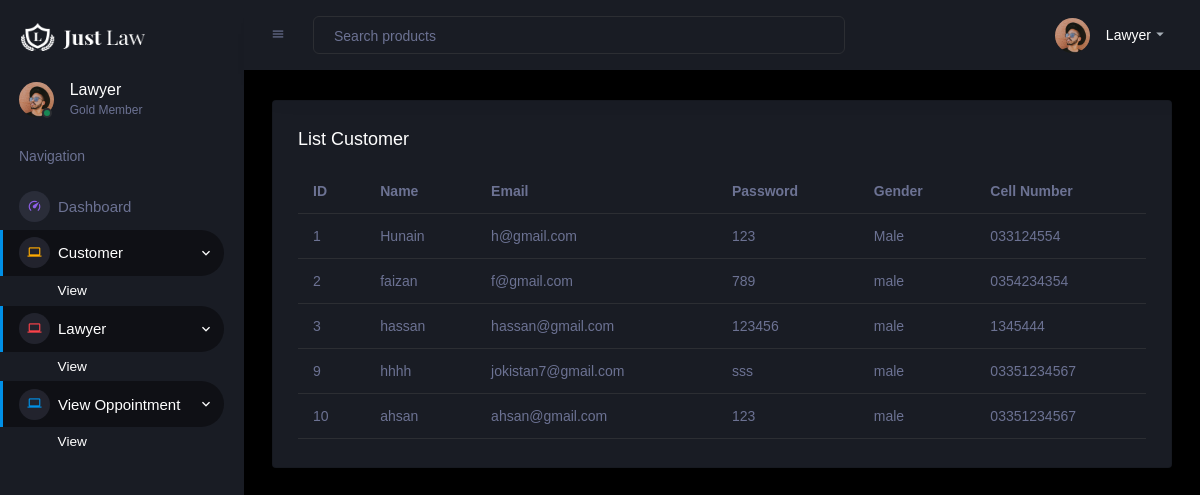
Screenshot of /admin/lawyerindex.php?viewCustomer (signed in) with the database file from the repository.
### tables this page shows
CREATE TABLE `customer` (
  `C_Id` int(11) NOT NULL,
  `Name` varchar(50) DEFAULT NULL,
  `Email` varchar(50) NOT NULL,
  `password` varchar(50) NOT NULL,
  `gender` varchar(50) NOT NULL,
  `cellnumber` varchar(50) NOT NULL
);

### admin/customer.php (the view)
<?php
  include("connection.php");
?>
<!DOCTYPE html>
<html lang="en">
  <head>
  </head>
  <body>
    <div class="container-scroller">
        <div class="col-md-12 grid-margin stretch-card">
              <div class="card">
                <div class="card-body">
                  <h4 class="card-title">List Customer</h4>
                    <table class="table">
                        <tr>
                            <th>ID</th>
                            <th>Name</th>
                            <th>Email</th>
                            <th>Password</th>
                            <th>Gender</th>
                            <th>Cell Number</th>
                        </tr>
                        <?php
                          $fetchsp= mysqli_query($con,"select * from Customer");
                          while($row = mysqli_fetch_array($fetchsp))
                          {
                            echo '
                            <tr>
                            <td>'.$row[0].'</td>
                            <td>'.$row[1].'</td>
                            <td>'.$row[2].'</td>
                            <td>'.$row[3].'</td>
                            <td>'.$row[4].'</td>
                            <td>'.$row[5].'</td>
                        </tr>
                            ';
                          }
                       ?>
                    </table>
                </div>
              </div>
            </div>
          </div>
  </body>
</html>

### admin/lawyerindex.php (shortened to what this page needs)
<?php
  include("connection.php");
  if(isset($_SESSION["LawyerEmails"])==null)
  {
    header("location:lawyerlogin.php");
  }
  else
  {
?>
<!DOCTYPE html>
<html lang="en">
  <head>
    <link rel="stylesheet" href="assets/vendors/mdi/css/materialdesignicons.min.css">
    <link rel="stylesheet" href="assets/vendors/css/vendor.bundle.base.css">
    <link rel="stylesheet" href="assets/vendors/jvectormap/jquery-jvectormap.css">
    <link rel="stylesheet" href="assets/vendors/flag-icon-css/css/flag-icon.min.css">
    <link rel="stylesheet" href="assets/vendors/owl-carousel-2/owl.carousel.min.css">
    <link rel="stylesheet" href="assets/vendors/owl-carousel-2/owl.theme.default.min.css">
    <link rel="stylesheet" href="assets/css/style.css">
  </head>
  <body>
    <div class="container-scroller">
      <nav class="sidebar sidebar-offcanvas" id="sidebar">
        <div class="sidebar-brand-wrapper d-none d-lg-flex align-items-center justify-content-center fixed-top">
          <a class="sidebar-brand brand-logo" href="lawyerindex.php"><img src="../assets/img/logo/logo.png" alt=""></a>
        </div>
        <ul class="nav">
          <li class="nav-item profile">
            <div class="profile-desc">
              <div class="profile-pic">
                <div class="count-indicator">
                  <img class="img-xs rounded-circle " src="assets/images/faces/face15.jpg" alt="">
                  <span class="count bg-success"></span>
                </div>
                <div class="profile-name">
                  <h5 class="mb-0 font-weight-normal">Lawyer</h5>
                  <span>Gold Member</span>
                </div>
              </div>
            </div>
          </li>
          <li class="nav-item nav-category">
            <span class="nav-link">Navigation</span>
          </li>
          <li class="nav-item menu-items">
            <a class="nav-link" href="index.php">
              <span class="menu-icon">
                <i class="mdi mdi-speedometer"></i>
              </span>
              <span class="menu-title">Dashboard</span>
            </a>
          </li>
          <li class="nav-item menu-items">
            <a class="nav-link" data-bs-toggle="collapse" href="#ui-basic3" aria-expanded="false" aria-controls="ui-basic">
              <span class="menu-icon">
                <i class="mdi mdi-laptop"></i>
              </span>
              <span class="menu-title">Customer</span>
              <i class="menu-arrow"></i>
            </a>
            <div class="collapse" id="ui-basic3">
              <ul class="nav flex-column sub-menu">
                <li class="nav-item"> <a class="nav-link" href="lawyerindex.php?viewCustomer">View</a></li>
              </ul>
            </div>
          </li>
          <li class="nav-item menu-items">
            <a class="nav-link" data-bs-toggle="collapse" href="#ui-basic4" aria-expanded="false" aria-controls="ui-basic">
              <span class="menu-icon">
                <i class="mdi mdi-laptop"></i>
              </span>
              <span class="menu-title">Lawyer</span>
              <i class="menu-arrow"></i>
            </a>
            <div class="collapse" id="ui-basic4">
              <ul class="nav flex-column sub-menu">
                <li class="nav-item"> <a class="nav-link" href="lawyerindex.php?viewLawyerfl">View</a></li>
              </ul>
            </div>
          </li>
          <li class="nav-item menu-items">
            <a class="nav-link" data-bs-toggle="collapse" href="#ui-basic10" aria-expanded="false" aria-controls="ui-basic">
              <span class="menu-icon">
                <i class="mdi mdi-laptop"></i>
              </span>
              <span class="menu-title">View Oppointment</span>
              <i class="menu-arrow"></i>
            </a>
            <div class="collapse" id="ui-basic10">
              <ul class="nav flex-column sub-menu">
                <li class="nav-item"> <a class="nav-link" href="lawyerindex.php?ViewOppoitment">View</a></li>
              </ul>
            </div>
          </li>
        </ul>
      </nav>
      <div class="container-fluid page-body-wrapper">
        <nav class="navbar p-0 fixed-top d-flex flex-row">
          <div class="navbar-menu-wrapper flex-grow d-flex align-items-stretch">
            <button class="navbar-toggler navbar-toggler align-self-center" type="button" data-toggle="minimize">
              <span class="mdi mdi-menu"></span>
            </button>
            <ul class="navbar-nav w-100">
              <li class="nav-item w-100">
                <form class="nav-link mt-2 mt-md-0 d-none d-lg-flex search">
                  <input type="text" class="form-control" placeholder="Search products">
                </form>
              </li>
            </ul>
            <ul class="navbar-nav navbar-nav-right">
              <li class="nav-item dropdown">
                <a class="nav-link" id="profileDropdown" href="#" data-bs-toggle="dropdown">
                  <div class="navbar-profile">
                    <img class="img-xs rounded-circle" src="assets/images/faces/face15.jpg" alt="">
                    <p class="mb-0 d-none d-sm-block navbar-profile-name">Lawyer</p>
                    <i class="mdi mdi-menu-down d-none d-sm-block"></i>
                  </div>
                </a>
              </li>
            </ul>
          </div>
        </nav>
        <div class="main-panel">
          <div class="content-wrapper">
            <?php
              if(isset($_GET["getSpezialtion"]))
              {
                include("CreateSpecialization.php");
              }
              else if(isset($_GET["ViewSpecilization"]))
              {
                include("ViewSpecialization.php");
              }
              else if(isset( $_GET["getLocation"]))
              {
                include("creatLocation.php");
              }
              else if(isset($_GET["viewCustomer"]))
              {
                include("customer.php");
              }
            ?>
          </div>
        </div>
      </div>
    </div>
  </body>
</html>
<?php } ?>

### rows the page displays
customer: C_Id "1", Name "Hunain", Email "h@gmail.com", password "123", gender "Male", cellnumber "033124554"
customer: C_Id "2", Name "faizan", Email "f@gmail.com", password "789", gender "male", cellnumber "0354234354"
customer: C_Id "3", Name "hassan", Email "hassan@gmail.com", password "123456", gender "male", cellnumber "1345444"
customer: C_Id "9", Name "hhhh", Email "jokistan7@gmail.com", password "sss", gender "male", cellnumber "03351234567"
customer: C_Id "10", Name "ahsan", Email "ahsan@gmail.com", password "123", gender "male", cellnumber "03351234567"
